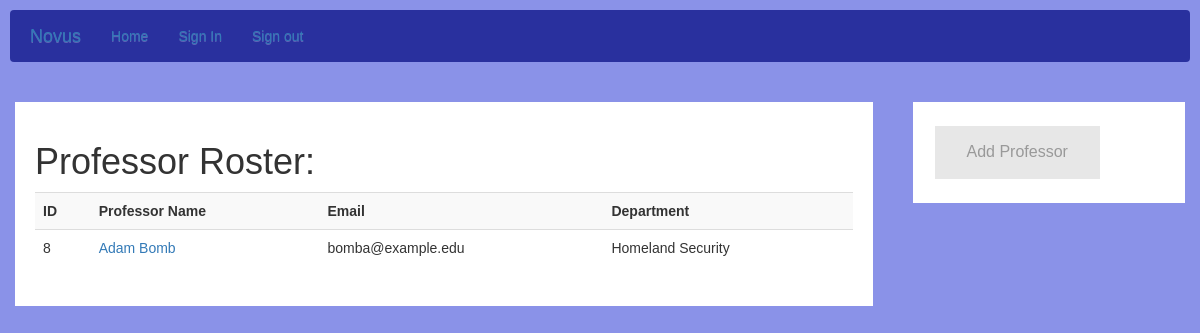
Page /professor_roster (signed in) on the earlier database version.
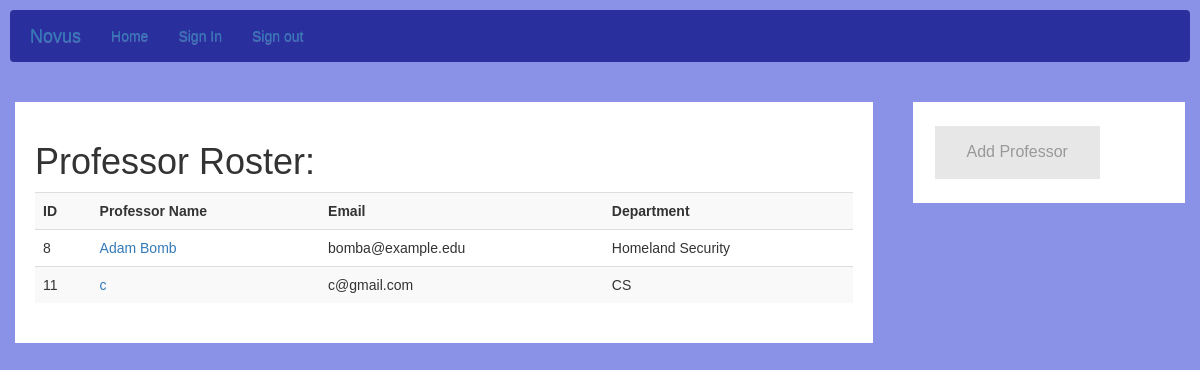
Same page on the later database version.
### models.py (models this page shows, shortened)
class User(db.Model, UserMixin):
    __tablename__="users"
    id = db.Column(db.Integer, primary_key=True)
    uniqueid = db.Column(db.String(5), index=True)
    name = db.Column(db.String(120), index=True, unique=False)
    gender = db.Column(db.String(6), index=True)
    email = db.Column(db.String(120), index=True)
    phone = db.Column(db.String(120), index=True)
    birthday = db.Column(db.String(120), index=True)
    active = db.Column(db.Boolean())
    roles = relationship("Role", secondary="user_roles")
    password = db.Column(db.String(128))

class Professor(User, db.Model):
    __tablename__="professors"
    id = db.Column(db.Integer, ForeignKey('users.id'), primary_key=True)
    department = db.Column(db.String(120), index=True)
    courses = relationship("Course", backref="professors")
    posts = relationship("Post", backref="professors")

class User(db.Model, UserMixin):
    __tablename__="users"
    id = db.Column(db.Integer, primary_key=True)
    uniqueid = db.Column(db.String(5), index=True)
    name = db.Column(db.String(120), index=True, unique=False)
    gender = db.Column(db.String(6), index=True)
    email = db.Column(db.String(120), index=True)
    phone = db.Column(db.String(120), index=True)
    birthday = db.Column(db.String(120), index=True)
    active = db.Column(db.Boolean())
    roles = relationship("Role", secondary="user_roles")
    password = db.Column(db.String(128))

### app.py (the view)
@app.route('/professor_roster')
@login_required
@roles_required('Admin')
def professor_roster():
    professors = Professor.query.all()
    return render_template('professor_roster.html', professors=professors)

### templates/professor_roster.html
{% extends 'layout.html' %}
{% block head %}
        <link rel="stylesheet" href="//maxcdn.bootstrapcdn.com/bootstrap/3.2.0/css/bootstrap.min.css">
        <link rel="stylesheet" href="//maxcdn.bootstrapcdn.com/bootstrap/3.2.0/css/bootstrap-theme.min.css">
        <link rel="stylesheet" type="text/css" href="/static/css/roster.css">
{% endblock %}
{% block app_content %}
<div class="row">
  <div class="leftcolumn">
    <div class="card" id="opt">
      <h1>Professor Roster: </h1>
      <div style="text-align:center">
        <table class="table table-striped" >
          <tr>
            <th>ID</th>
            <th>Professor Name</th>
            <th>Email</th>
            <th>Department</th>
          </tr>
          {% for professor in professors %}
          <tr class="text-left">
            <td>{{professor.id}}</td>
            <td><a href="{{ url_for('details', type='Professor', id=professor.id) }}">{{professor.name}}</a></td>
            <td>{{professor.email}}</td>
            <td>{{professor.department}}</td>
          </tr>
          {% endfor %}
        </table>
      </div>
    </div>
  </div>
  <div class="rightcolumn">
    <div class="card">
      <a href="{{ url_for('create_professor') }}" class="button">
        Add Professor
      </a>
    </div>
  </div>
</div>
{% endblock %}

Differences in the rows shown:
added Professor: id "11", name "c", email "c@gmail.com", department "CS"
